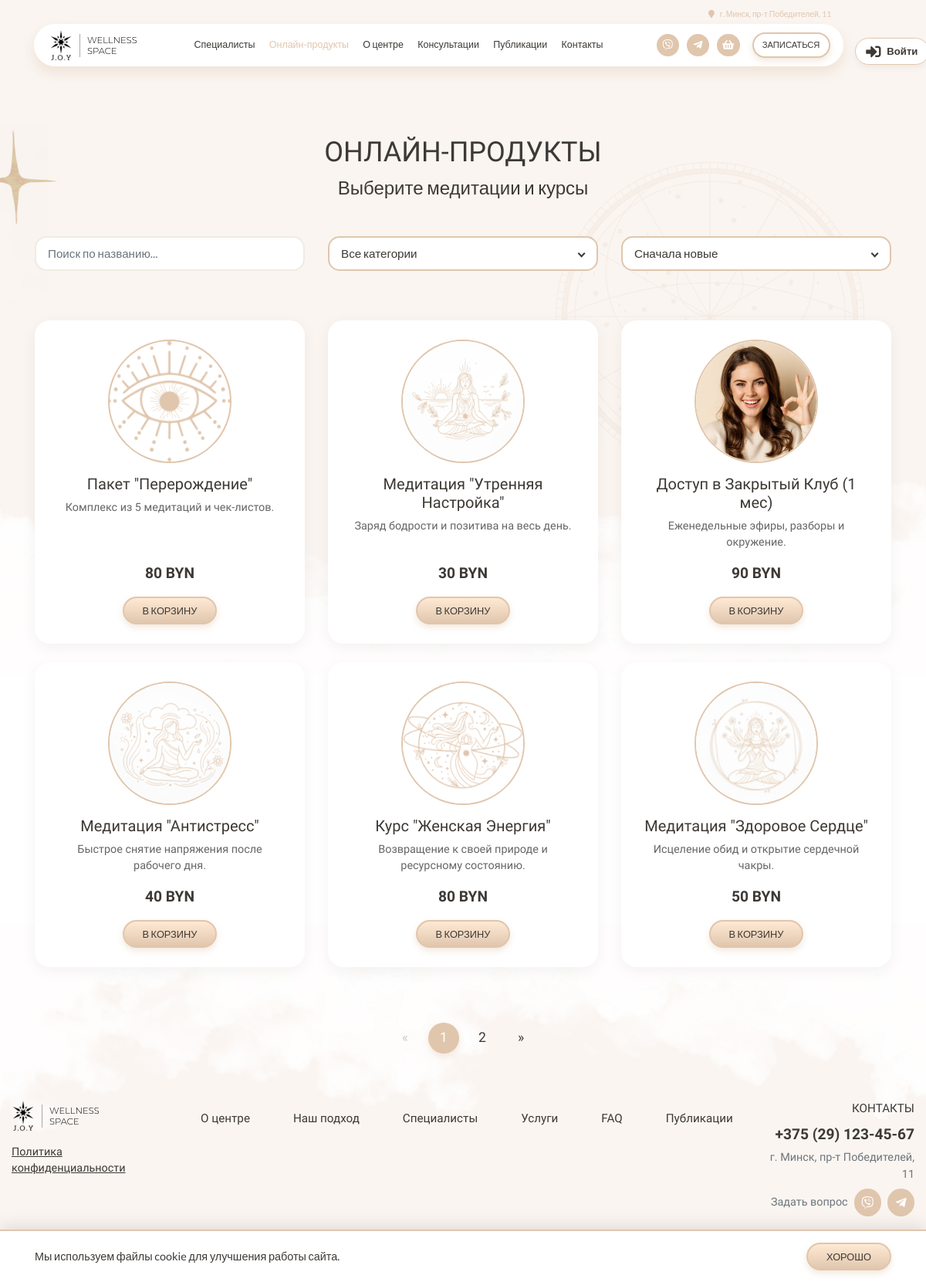
Screenshot of /catalog.php with the database file from the repository.
### tables this page shows
CREATE TABLE `settings` (
  `id` int(11) NOT NULL,
  `phone` varchar(50) DEFAULT NULL,
  `email` varchar(100) DEFAULT NULL,
  `address` varchar(255) DEFAULT NULL,
  `telegram` varchar(100) DEFAULT NULL,
  `instagram` varchar(100) DEFAULT NULL,
  `work_hours` varchar(255) DEFAULT NULL
);

CREATE TABLE `products` (
  `id` int(11) NOT NULL,
  `title` varchar(255) NOT NULL,
  `price` int(11) NOT NULL,
  `description` text,
  `image` varchar(255) DEFAULT 'img/Frame.png',
  `category` varchar(50) DEFAULT 'general',
  `created_at` timestamp NULL DEFAULT CURRENT_TIMESTAMP,
  `access_link` varchar(500) DEFAULT ''
);

### db.php (called while the page is built, shortened)
<?php
function getCurrentUser($pdo) {
    return null;
}
function getSettings($pdo) {
    try {
        $st = $pdo->query("SELECT * FROM settings LIMIT 1");
        return $st->fetch() ?: ['phone'=>'','email'=>'','address'=>'','telegram'=>'','instagram'=>'','work_hours'=>''];
    } catch (Exception $e) {
        return ['phone'=>'','email'=>'','address'=>'','telegram'=>'','instagram'=>'','work_hours'=>''];
    }
}
function joyViberUrl($p) {
    $d = preg_replace('/\D+/', '', (string)$p);
    return $d ? 'viber://chat?number=' . $d : '#';
}
function joyTelegramUrl($t) {
    $h = ltrim(trim((string)$t), '@');
    return $h ? 'https://t.me/' . rawurlencode($h) : '#';
}

### catalog.php (the view, shortened to what this page needs)
<?php
require_once 'header.php';
$q = $_GET['search'] ?? '';
$p = isset($_GET['page']) ? (int)$_GET['page'] : 1;
$lim = 6;
$off = ($p - 1) * $lim;
$sqlBase = "FROM products WHERE 1=1";
$params = [];
$ord = "ORDER BY id DESC";
$cSt = $pdo->prepare("SELECT COUNT(*) $sqlBase");
$cSt->execute($params);
$total = $cSt->fetchColumn();
$totalP = ceil($total / $lim);
$sql = "SELECT * $sqlBase $ord LIMIT $lim OFFSET $off";
$st = $pdo->prepare($sql);
$st->execute($params);
$prods = $st->fetchAll();
?>
<section class="section catalog-main-section">
    <div class="mandala-wrapper-header">
        <img src="img/Group 186.png" alt="Фон" class="rotating-mandala">
    </div>
    <div class="container">
        <div class="text-center mb-5">
            <h2 class="section-title">ОНЛАЙН-ПРОДУКТЫ</h2>
            <h3 class="subsection-title">Выберите медитации и курсы</h3>
        </div>
        <div class="filter-panel mb-5">
            <form method="GET" action="catalog.php" id="catalogFilterForm" class="row justify-content-center align-items-center">
                <div class="col-md-4 mb-3">
                    <input type="text" name="search" id="searchInput" class="form-control joy-input" placeholder="Поиск по названию..." value="<?= htmlspecialchars($q) ?>">
                </div>
                <div class="col-md-4 mb-3">
                </div>
                <div class="col-md-4 mb-3">
                </div>
            </form>
        </div>
        <div class="row" id="catalog-grid">
            <?php if(count($prods) > 0): ?>
                <?php foreach ($prods as $row): ?>
                <div class="col-md-4 col-sm-6 mb-4">
                    <div class="catalog-item">
                        <div class="catalog-img-circle">
                            <img src="<?= htmlspecialchars($row['image']) ?>" alt="<?= htmlspecialchars($row['title']) ?>" onerror="this.src='img/Frame.png'">
                        </div>
                        <h5 class="font-tenor"><?= htmlspecialchars($row['title']) ?></h5>
                        <p class="catalog-item-desc"><?= htmlspecialchars($row['description']) ?></p>
                        <div class="catalog-item-price"><?= $row['price'] ?> BYN</div>
                        <button class="main-button small-btn" onclick="addToCart(<?= $row['id'] ?>, '<?= htmlspecialchars($row['title']) ?>', <?= $row['price'] ?>, '<?= htmlspecialchars($row['image']) ?>')">
                            В корзину
                        </button>
                    </div>
                </div>
                <?php endforeach; ?>
            <?php else: ?>
                <div class="col-12 text-center py-5">
                    <h4 class="text-muted">Ничего не найдено :(</h4>
                </div>
            <?php endif; ?>
        </div>
        <?php if ($totalP > 1): ?>
        <div class="row mt-5">
            <div class="col-12">
                <nav>
                    <ul class="pagination justify-content-center joy-pagination">
                        <li class="page-item <?= ($p <= 1) ? 'disabled' : '' ?>">
                            <a class="page-link" href="?<?= http_build_query(array_merge($_GET, ['page' => $p - 1])) ?>">&laquo;</a>
                        </li>
                        <?php for ($i = 1; $i <= $totalP; $i++): ?>
                        <li class="page-item <?= ($p == $i) ? 'active' : '' ?>">
                            <a class="page-link" href="?<?= http_build_query(array_merge($_GET, ['page' => $i])) ?>"><?= $i ?></a>
                        </li>
                        <?php endfor; ?>
                        <li class="page-item <?= ($p >= $totalP) ? 'disabled' : '' ?>">
                            <a class="page-link" href="?<?= http_build_query(array_merge($_GET, ['page' => $p + 1])) ?>">&raquo;</a>
                        </li>
                    </ul>
                </nav>
            </div>
        </div>
        <?php endif; ?>
    </div>
</section>
<?php require_once 'footer.php'; ?>

### header.php (shortened to what this page needs)
<?php
require_once 'db.php';
$user = getCurrentUser($pdo);
$settings = getSettings($pdo);
$page = basename($_SERVER['PHP_SELF']);
$viber = joyViberUrl($settings['phone'] ?? '');
$tg = joyTelegramUrl($settings['telegram'] ?? '');
$bClass = '';
if ($page == 'index.php' || $page == '') { $bClass = 'home-page'; }
elseif ($page == 'services.php') { $bClass = 'services-page'; }
elseif ($page == 'catalog.php') { $bClass = 'catalog-page'; }
elseif ($page == 'publications.php') { $bClass = 'publications-page'; }
elseif ($page == 'article.php') { $bClass = 'article-page'; }
elseif ($page == 'cabinet.php') { $bClass = 'cabinet-page'; }
elseif ($page == 'specialists.php') { $bClass = 'specialists-page'; }
elseif ($page == 'contacts.php') { $bClass = 'contacts-page'; }
elseif ($page == 'profile.php') { $bClass = 'profile-page'; }
elseif ($page == 'privacy.php') { $bClass = 'privacy-page'; }
elseif ($page == 'faq.php') { $bClass = 'faq-page'; }
?>
<!DOCTYPE html>
<html lang="ru">
<head>
<link rel="stylesheet" href="https://cdn.jsdelivr.net/npm/bootstrap@4.6.2/dist/css/bootstrap.min.css">
<link rel="stylesheet" href="https://cdnjs.cloudflare.com/ajax/libs/font-awesome/5.15.4/css/all.min.css">
<link rel="stylesheet" href="joy.css?v=<?= time() ?>">
</head>
<body class="<?= $bClass ?>">
<div class="nav-container">
    <div class="user-corner user-corner--desktop d-none d-lg-flex">
        <?php if($user): ?>
            <a href="cabinet.php" class="user-link-header"><i class="fas fa-user-circle mr-2"></i> <?= htmlspecialchars($user['name']) ?></a>
        <?php else: ?>
            <a href="#" class="user-link-header" onclick="openAuthModal(event)"><i class="fas fa-sign-in-alt mr-2"></i> Войти</a>
        <?php endif; ?>
    </div>
    <div class="nav-centered">
        <div class="nav-address-row">
            <div class="address"><a href="contacts.php"><i class="fa fa-map-marker"></i> <?= htmlspecialchars($settings['address'] ?: 'г. Минск, пр-т Победителей, 11') ?></a></div>
        </div>
        <div class="nav-bar">
            <a href="index.php" class="logo-link"><img src="img/Frame.svg" class="logo"></a>
            <div class="nav-links d-none d-lg-flex">
                <a href="specialists.php" class="<?= $page == 'specialists.php' ? 'active-link' : '' ?>">Специалисты</a>
                <a href="catalog.php" class="<?= $page == 'catalog.php' ? 'active-link' : '' ?>">Онлайн-продукты</a>
                <a href="index.php#section-2">О центре</a>
                <a href="services.php" class="<?= $page == 'services.php' ? 'active-link' : '' ?>">Консультации</a>
                <a href="publications.php" class="<?= ($page == 'publications.php' || $page == 'article.php') ? 'active-link' : '' ?>">Публикации</a>
                <a href="contacts.php" class="<?= $page == 'contacts.php' ? 'active-link' : '' ?>">Контакты</a>
            </div>
            <div class="nav-actions">
                <div class="nav-actions-desktop d-none d-lg-flex align-items-center">
                    <div class="social-icons">
                        <a href="<?= htmlspecialchars($viber) ?>"><i class="fab fa-viber"></i></a>
                        <a href="<?= htmlspecialchars($tg) ?>" target="_blank"><i class="fab fa-telegram-plane"></i></a>
                        <a href="cabinet.php?tab=cart">
                            <i class="fas fa-shopping-basket"></i>
                        </a>
                    </div>
                    <a href="#" class="appointment-button" onclick="openAppointment(event)">Записаться</a>
                </div>
            </div>
        </div>
    </div>
</div>

### footer.php (shortened to what this page needs)
<?php
$set = getSettings($pdo);
?>
<section id="section-11" class="section section-11">
    <div class="container footer-container">
        <div class="footer-main">
            <div class="footer-row first-row d-flex justify-content-between align-items-start">
                <div class="footer-left d-flex flex-column">
                    <a href="index.php" class="logo-link mb-3"><img src="img/Frame.svg" alt="Logo" class="logo"></a>
                    <a href="privacy.php" class="legal-link mt-auto">Политика конфиденциальности</a>
                </div>
                <div class="footer-nav d-flex justify-content-center align-items-center flex-grow-1 px-3">
                    <a href="index.php#section-2" class="nav-link">О центре</a>
                    <a href="index.php#section-3" class="nav-link">Наш подход</a>
                    <a href="specialists.php" class="nav-link">Специалисты</a>
                    <a href="services.php" class="nav-link">Услуги</a>
                    <a href="faq.php" class="nav-link">FAQ</a>
                    <a href="publications.php" class="nav-link">Публикации</a>
                </div>
                <div class="footer-contacts text-right">
                    <a href="index.php#section-10" class="nav-link p-0 mb-2 d-block text-uppercase" style="font-family: 'Tenor Sans';">КОНТАКТЫ</a>
                    <div class="contact-phone font-weight-bold" style="font-size: 1.2rem;"><?= htmlspecialchars($set['phone']) ?></div>
                    <div class="contact-address text-muted mb-2" style="font-size: 0.9rem;"><?= htmlspecialchars($set['address']) ?></div>
                    <div class="contact-question d-flex align-items-center justify-content-end">
                        <span class="mr-2 text-muted" style="font-size: 0.9rem;">Задать вопрос</span>
                        <a href="<?= htmlspecialchars(joyViberUrl($set['phone'] ?? '')) ?>" class="social-icon viber"><i class="fab fa-viber"></i></a>
                        <a href="<?= htmlspecialchars(joyTelegramUrl($set['telegram'] ?? '')) ?>" class="social-icon telegram ml-2"><i class="fab fa-telegram-plane"></i></a>
                    </div>
                </div>
            </div>
        </div>
        <div class="footer-copyright">J.O.Y Wellness space 2026 ©</div>
    </div>
</section>
<?php if(!isset($_COOKIE['joy_privacy'])): ?>
<div class="cookie-banner">
    <div class="container">
        <div class="row align-items-center">
            <div class="col-md-9"><p class="small m-0">Мы используем файлы cookie для улучшения работы сайта.</p></div>
            <div class="col-md-3 text-md-right"><form method="POST"><button type="submit" name="accept_cookies" class="main-button small-btn">Хорошо</button></form></div>
        </div>
    </div>
</div>
<?php endif; ?>
</body>
</html>

### rows the page displays
settings: address "г. Минск, пр-т Победителей, 11", phone "+375 (29) 123-45-67"
products: image (picture), title "Пакет \"Перерождение\"", description "Комплекс из 5 медитаций и чек-листов.", price "80"
products: image (picture), title "Медитация \"Утренняя Настройка\"", description "Заряд бодрости и позитива на весь день.", price "30"
products: image (picture), title "Доступ в Закрытый Клуб (1 мес)", description "Еженедельные эфиры, разборы и окружение.", price "90"
products: image (picture), title "Медитация \"Антистресс\"", description "Быстрое снятие напряжения после рабочего дня.", price "40"
products: image (picture), title "Курс \"Женская Энергия\"", description "Возвращение к своей природе и ресурсному состоянию.", price "80"
products: image (picture), title "Медитация \"Здоровое Сердце\"", description "Исцеление обид и открытие сердечной чакры.", price "50"
